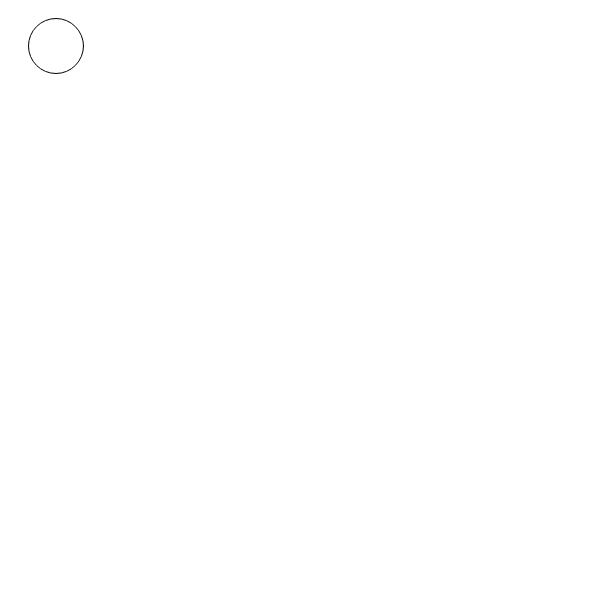
Frame 1 (no input)
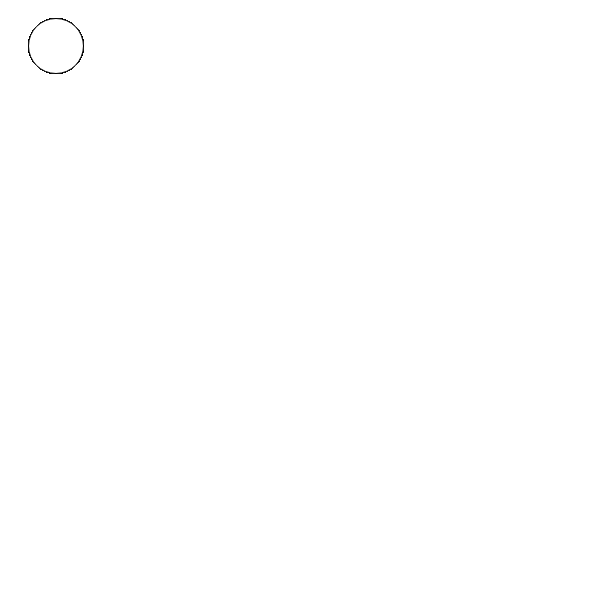
Frame 60 (no input)
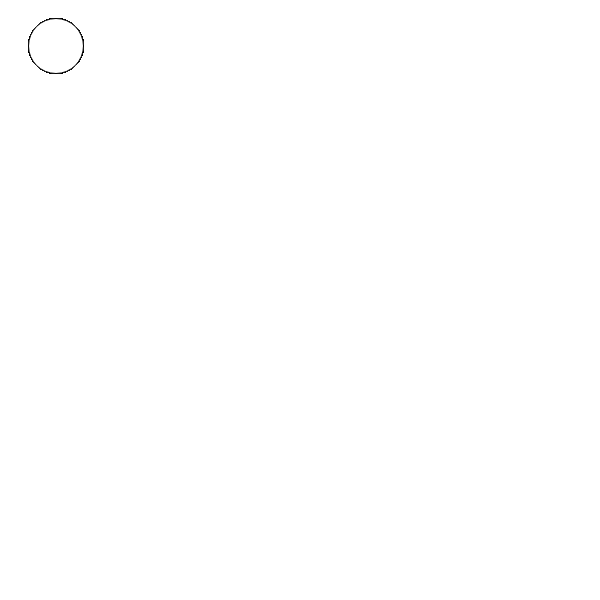
Frame 120 (the mouse pressed at the canvas centre since frame 60)

The p5.js sketch that drew these frames (run headless with seeded random() and noise() and a simulated clock; from frame 60 on, the mouse is pressed at the canvas centre):

// p5.js sketch
// ── sketch.js
// function setup() {
//   createCanvas(windowWidth, windowHeight);
//    background(0);
// }
//
// function draw() {
//
// }










function setup(){
createCanvas(600,600);
background(255);

}

function draw(){
ellipse(56, 46, 55, 55);

}







// let checkboxes = [];
// let size=100;
// function setup() {
//   createCanvas(500, 500);
//    background(0);
//    for (let i = 0; i <100; i ++ ){
//   checkboxes[i] = createCheckbox('label');
//
//   checkboxes[i].style('display','inline');
//   checkboxes[i].position(random(windowWidth)),(random(windowHeight));
//   checkboxes[i].changed(myCheckedEvent);
// }
// }
// function myCheckedEvent();
//
// function draw() {
//   ellispe(mouseX,mouseY,size);
//
// }

// ── style.css
 body {
  margin: 0;
  padding: 0;
}
canvas {
  display: block;

}
.row{
  display: flex;
}
.column{
  margin: 10px;
  flex: 50%;
}
#inputFields{
  display: flex;
  flex-direction: column;
  line-height: 2;
  padding-right: 750px;
  padding-left: 10px;
}
input{
line-height: 2.3;
}
p{
  text-align: right;
}
button{


}
